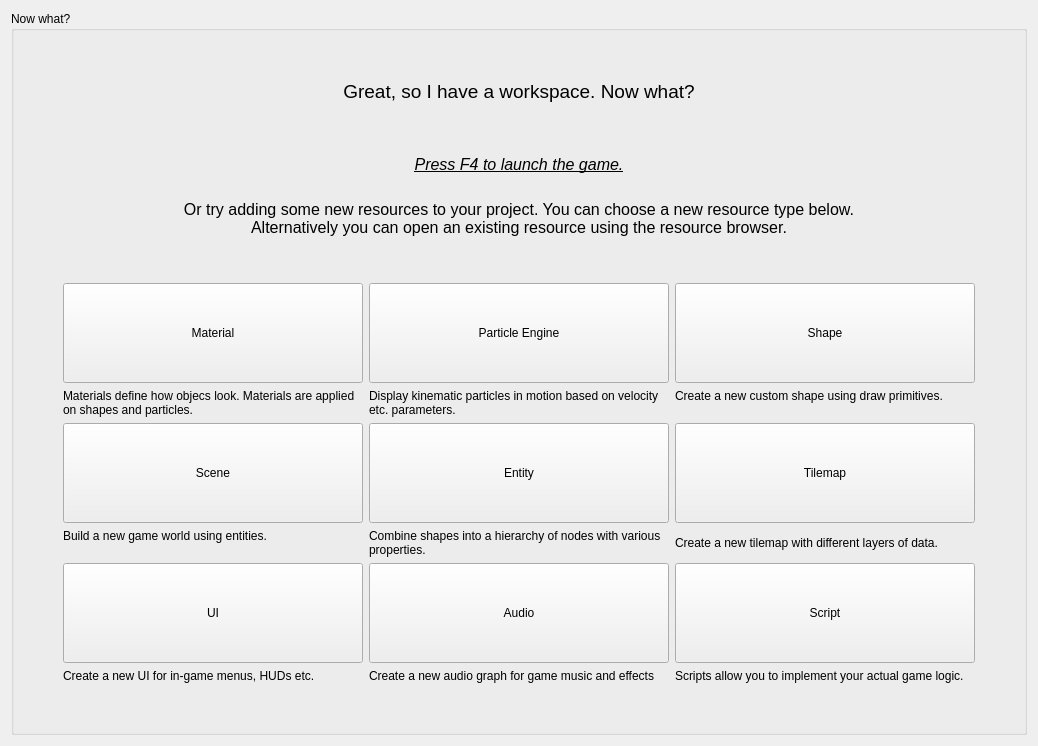
      <widget class="QWidget" name="started">
       <layout class="QVBoxLayout" name="verticalLayout_4">
        <item>
         <widget class="QGroupBox" name="grpHelp">
          <property name="title">
           <string>Now what?</string>
          </property>
          <layout class="QVBoxLayout" name="verticalLayout_5">
           <item>
            <spacer name="verticalSpacer_4">
             <property name="orientation">
              <enum>Qt::Vertical</enum>
             </property>
             <property name="sizeType">
              <enum>QSizePolicy::Preferred</enum>
             </property>
             <property name="sizeHint" stdset="0">
              <size>
               <width>20</width>
               <height>40</height>
              </size>
             </property>
            </spacer>
           </item>
           <item>
            <widget class="QLabel" name="label_7">
             <property name="text">
              <string>&lt;html&gt;&lt;head/&gt;&lt;body&gt;&lt;p align=&quot;center&quot;&gt;&lt;span style=&quot; font-size:14pt;&quot;&gt;Great, so I have a workspace. Now what?&lt;/span&gt;&lt;/p&gt;&lt;p align=&quot;center&quot;&gt;&lt;br/&gt;&lt;/p&gt;&lt;p align=&quot;center&quot;&gt;&lt;span style=&quot; font-size:12pt; font-style:italic; text-decoration: underline;&quot;&gt;Press F4 to launch the game.&lt;/span&gt;&lt;/p&gt;&lt;p align=&quot;center&quot;&gt;&lt;br/&gt;&lt;span style=&quot; font-size:12pt;&quot;&gt;Or try adding some new resources to your project. You can choose a new resource type below. &lt;br/&gt;Alternatively you can open an existing resource using the resource browser.&lt;/span&gt;&lt;/p&gt;&lt;p align=&quot;center&quot;&gt;&lt;br/&gt;&lt;/p&gt;&lt;/body&gt;&lt;/html&gt;</string>
             </property>
             <property name="scaledContents">
              <bool>false</bool>
             </property>
             <property name="wordWrap">
              <bool>true</bool>
             </property>
            </widget>
           </item>
           <item>
            <layout class="QHBoxLayout" name="horizontalLayout_2">
             <item>
              <spacer name="horizontalSpacer">
               <property name="orientation">
                <enum>Qt::Horizontal</enum>
               </property>
               <property name="sizeHint" stdset="0">
                <size>
                 <width>40</width>
                 <height>20</height>
                </size>
               </property>
              </spacer>
             </item>
             <item>
              <layout class="QGridLayout" name="gridLayout">
               <item row="6" column="0">
                <widget class="QPushButton" name="btnUI">
                 <property name="sizePolicy">
                  <sizepolicy hsizetype="Minimum" vsizetype="Fixed">
                   <horstretch>0</horstretch>
                   <verstretch>0</verstretch>
                  </sizepolicy>
                 </property>
                 <property name="minimumSize">
                  <size>
                   <width>300</width>
                   <height>100</height>
                  </size>
                 </property>
                 <property name="maximumSize">
                  <size>
                   <width>300</width>
                   <height>16777215</height>
                  </size>
                 </property>
                 <property name="text">
                  <string>UI</string>
                 </property>
                 <property name="icon">
                  <iconset resource="../resource/resource.qrc">
                   <normaloff>:/16x16_ico_png/ui.png</normaloff>:/16x16_ico_png/ui.png</iconset>
                 </property>
                </widget>
               </item>
               <item row="2" column="2">
                <widget class="QPushButton" name="btnEntity">
                 <property name="sizePolicy">
                  <sizepolicy hsizetype="Minimum" vsizetype="Fixed">
                   <horstretch>0</horstretch>
                   <verstretch>0</verstretch>
                  </sizepolicy>
                 </property>
                 <property name="minimumSize">
                  <size>
                   <width>300</width>
                   <height>100</height>
                  </size>
                 </property>
                 <property name="maximumSize">
                  <size>
                   <width>300</width>
                   <height>16777215</height>
                  </size>
                 </property>
                 <property name="text">
                  <string>Entity</string>
                 </property>
                 <property name="icon">
                  <iconset resource="../resource/resource.qrc">
                   <normaloff>:/16x16_ico_png/entity.png</normaloff>:/16x16_ico_png/entity.png</iconset>
                 </property>
                </widget>
               </item>
               <item row="7" column="0">
                <widget class="QLabel" name="label_14">
                 <property name="text">
                  <string>Create a new UI for in-game menus, HUDs etc.</string>
                 </property>
                 <property name="wordWrap">
                  <bool>true</bool>
                 </property>
                </widget>
               </item>
               <item row="0" column="2">
                <widget class="QPushButton" name="btnParticle">
                 <property name="sizePolicy">
                  <sizepolicy hsizetype="Minimum" vsizetype="Fixed">
                   <horstretch>0</horstretch>
                   <verstretch>0</verstretch>
                  </sizepolicy>
                 </property>
                 <property name="minimumSize">
                  <size>
                   <width>300</width>
                   <height>100</height>
                  </size>
                 </property>
                 <property name="maximumSize">
                  <size>
                   <width>300</width>
                   <height>16777215</height>
                  </size>
                 </property>
                 <property name="text">
                  <string>Particle Engine</string>
                 </property>
                 <property name="icon">
                  <iconset resource="../resource/resource.qrc">
                   <normaloff>:/16x16_ico_png/particle.png</normaloff>:/16x16_ico_png/particle.png</iconset>
                 </property>
                </widget>
               </item>
               <item row="6" column="2">
                <widget class="QPushButton" name="btnAudio">
                 <property name="sizePolicy">
                  <sizepolicy hsizetype="Minimum" vsizetype="Fixed">
                   <horstretch>0</horstretch>
                   <verstretch>0</verstretch>
                  </sizepolicy>
                 </property>
                 <property name="minimumSize">
                  <size>
                   <width>300</width>
                   <height>100</height>
                  </size>
                 </property>
                 <property name="maximumSize">
                  <size>
                   <width>300</width>
                   <height>16777215</height>
                  </size>
                 </property>
                 <property name="text">
                  <string>Audio</string>
                 </property>
                 <property name="icon">
                  <iconset resource="../resource/resource.qrc">
                   <normaloff>:/16x16_ico_png/audio.png</normaloff>:/16x16_ico_png/audio.png</iconset>
                 </property>
                </widget>
               </item>
               <item row="7" column="2">
                <widget class="QLabel" name="label_15">
                 <property name="text">
                  <string>Create a new audio graph for game music and effects</string>
                 </property>
                 <property name="wordWrap">
                  <bool>true</bool>
                 </property>
                </widget>
               </item>
               <item row="0" column="0">
                <widget class="QPushButton" name="btnMaterial">
                 <property name="sizePolicy">
                  <sizepolicy hsizetype="Minimum" vsizetype="Fixed">
                   <horstretch>0</horstretch>
                   <verstretch>0</verstretch>
                  </sizepolicy>
                 </property>
                 <property name="minimumSize">
                  <size>
                   <width>300</width>
                   <height>100</height>
                  </size>
                 </property>
                 <property name="maximumSize">
                  <size>
                   <width>300</width>
                   <height>16772251</height>
                  </size>
                 </property>
                 <property name="text">
                  <string>Material</string>
                 </property>
                 <property name="icon">
                  <iconset resource="../resource/resource.qrc">
                   <normaloff>:/16x16_ico_png/material.png</normaloff>:/16x16_ico_png/material.png</iconset>
                 </property>
                 <property name="iconSize">
                  <size>
                   <width>16</width>
                   <height>16</height>
                  </size>
                 </property>
                </widget>
               </item>
               <item row="3" column="2">
                <widget class="QLabel" name="label_11">
                 <property name="text">
                  <string>Combine shapes into a hierarchy of nodes with various properties.</string>
                 </property>
                 <property name="alignment">
                  <set>Qt::AlignLeading|Qt::AlignLeft|Qt::AlignTop</set>
                 </property>
                 <property name="wordWrap">
                  <bool>true</bool>
                 </property>
                </widget>
               </item>
               <item row="1" column="0">
                <widget class="QLabel" name="label_8">
                 <property name="sizePolicy">
                  <sizepolicy hsizetype="Preferred" vsizetype="Preferred">
                   <horstretch>0</horstretch>
                   <verstretch>0</verstretch>
                  </sizepolicy>
                 </property>
                 <property name="text">
                  <string>Materials define how objecs look. Materials are applied on shapes and particles.</string>
                 </property>
                 <property name="alignment">
                  <set>Qt::AlignLeading|Qt::AlignLeft|Qt::AlignTop</set>
                 </property>
                 <property name="wordWrap">
                  <bool>true</bool>
                 </property>
                </widget>
               </item>
               <item row="1" column="2">
                <widget class="QLabel" name="label_9">
                 <property name="text">
                  <string>Display kinematic particles in motion based on velocity etc. parameters.</string>
                 </property>
                 <property name="alignment">
                  <set>Qt::AlignLeading|Qt::AlignLeft|Qt::AlignTop</set>
                 </property>
                 <property name="wordWrap">
                  <bool>true</bool>
                 </property>
                </widget>
               </item>
               <item row="0" column="3">
                <widget class="QPushButton" name="btnShape">
                 <property name="sizePolicy">
                  <sizepolicy hsizetype="Minimum" vsizetype="Fixed">
                   <horstretch>0</horstretch>
                   <verstretch>0</verstretch>
                  </sizepolicy>
                 </property>
                 <property name="minimumSize">
                  <size>
                   <width>300</width>
                   <height>100</height>
                  </size>
                 </property>
                 <property name="maximumSize">
                  <size>
                   <width>300</width>
                   <height>16777215</height>
                  </size>
                 </property>
                 <property name="text">
                  <string>Shape</string>
                 </property>
                 <property name="icon">
                  <iconset resource="../resource/resource.qrc">
                   <normaloff>:/16x16_ico_png/polygon.png</normaloff>:/16x16_ico_png/polygon.png</iconset>
                 </property>
                </widget>
               </item>
               <item row="1" column="3">
                <widget class="QLabel" name="label_10">
                 <property name="text">
                  <string>Create a new custom shape using draw primitives.</string>
                 </property>
                 <property name="alignment">
                  <set>Qt::AlignLeading|Qt::AlignLeft|Qt::AlignTop</set>
                 </property>
                 <property name="wordWrap">
                  <bool>true</bool>
                 </property>
                </widget>
               </item>
               <item row="2" column="0">
                <widget class="QPushButton" name="btnScene">
                 <property name="sizePolicy">
                  <sizepolicy hsizetype="Minimum" vsizetype="Fixed">
                   <horstretch>0</horstretch>
                   <verstretch>0</verstretch>
                  </sizepolicy>
                 </property>
                 <property name="minimumSize">
                  <size>
                   <width>300</width>
                   <height>100</height>
                  </size>
                 </property>
                 <property name="maximumSize">
                  <size>
                   <width>300</width>
                   <height>16777215</height>
                  </size>
                 </property>
                 <property name="text">
                  <string>Scene</string>
                 </property>
                 <property name="icon">
                  <iconset resource="../resource/resource.qrc">
                   <normaloff>:/16x16_ico_png/scene.png</normaloff>:/16x16_ico_png/scene.png</iconset>
                 </property>
                </widget>
               </item>
               <item row="3" column="0">
                <widget class="QLabel" name="label_12">
                 <property name="text">
                  <string>Build a new game world using entities.</string>
                 </property>
                 <property name="alignment">
                  <set>Qt::AlignLeading|Qt::AlignLeft|Qt::AlignTop</set>
                 </property>
                 <property name="wordWrap">
                  <bool>true</bool>
                 </property>
                </widget>
               </item>
               <item row="7" column="3">
                <widget class="QLabel" name="label_13">
                 <property name="text">
                  <string>Scripts allow you to implement your actual game logic.</string>
                 </property>
                 <property name="alignment">
                  <set>Qt::AlignLeading|Qt::AlignLeft|Qt::AlignTop</set>
                 </property>
                 <property name="wordWrap">
                  <bool>true</bool>
                 </property>
                </widget>
               </item>
               <item row="6" column="3">
                <widget class="QPushButton" name="btnScript">
                 <property name="sizePolicy">
                  <sizepolicy hsizetype="Minimum" vsizetype="Fixed">
                   <horstretch>0</horstretch>
                   <verstretch>0</verstretch>
                  </sizepolicy>
                 </property>
                 <property name="minimumSize">
                  <size>
                   <width>300</width>
                   <height>100</height>
                  </size>
                 </property>
                 <property name="maximumSize">
                  <size>
                   <width>300</width>
                   <height>16777215</height>
                  </size>
                 </property>
                 <property name="text">
                  <string>Script</string>
                 </property>
                 <property name="icon">
                  <iconset resource="../resource/resource.qrc">
                   <normaloff>:/16x16_ico_png/script.png</normaloff>:/16x16_ico_png/script.png</iconset>
                 </property>
                </widget>
               </item>
               <item row="2" column="3">
                <widget class="QPushButton" name="btnTilemap">
                 <property name="sizePolicy">
                  <sizepolicy hsizetype="Minimum" vsizetype="Fixed">
                   <horstretch>0</horstretch>
                   <verstretch>0</verstretch>
                  </sizepolicy>
                 </property>
                 <property name="minimumSize">
                  <size>
                   <width>300</width>
                   <height>100</height>
                  </size>
                 </property>
                 <property name="maximumSize">
                  <size>
                   <width>300</width>
                   <height>16777215</height>
                  </size>
                 </property>
                 <property name="text">
                  <string>Tilemap</string>
                 </property>
                 <property name="icon">
                  <iconset resource="../resource/resource.qrc">
                   <normaloff>:/16x16_ico_png/tilemap.png</normaloff>:/16x16_ico_png/tilemap.png</iconset>
                 </property>
                </widget>
               </item>
               <item row="3" column="3">
                <widget class="QLabel" name="label_20">
                 <property name="text">
                  <string>Create a new tilemap with different layers of data.</string>
                 </property>
                 <property name="wordWrap">
                  <bool>true</bool>
                 </property>
                </widget>
               </item>
              </layout>
             </item>
             <item>
              <spacer name="horizontalSpacer_3">
               <property name="orientation">
                <enum>Qt::Horizontal</enum>
               </property>
               <property name="sizeHint" stdset="0">
                <size>
                 <width>40</width>
                 <height>20</height>
                </size>
               </property>
              </spacer>
             </item>
            </layout>
           </item>
           <item>
            <spacer name="verticalSpacer_5">
             <property name="orientation">
              <enum>Qt::Vertical</enum>
             </property>
             <property name="sizeType">
              <enum>QSizePolicy::Expanding</enum>
             </property>
             <property name="sizeHint" stdset="0">
              <size>
               <width>20</width>
               <height>40</height>
              </size>
             </property>
            </spacer>
           </item>
          </layout>
         </widget>
        </item>
       </layout>
      </widget>
